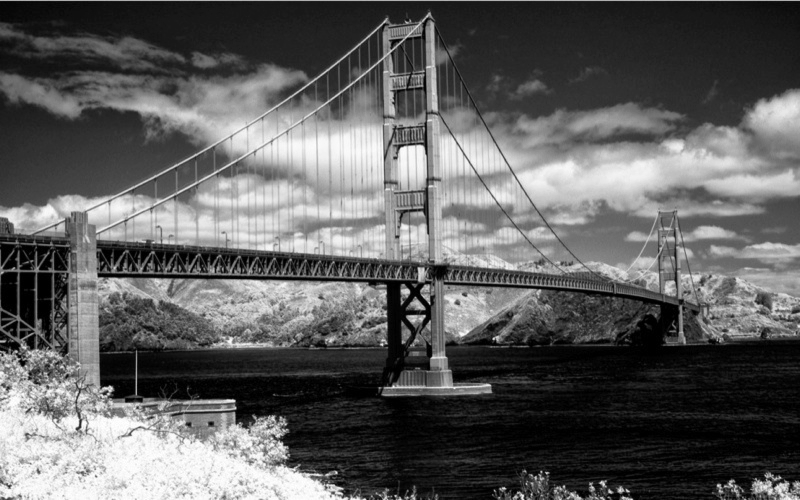
#> input picture Legacy/2D MPS Encoding/bridge.png, 1600 x 1000 px (shown at 1/2 size)
$ jupyter execute --allow-errors mps_test.ipynb
#> lines starting #> are read from the running program, lines starting #| are printed output that depends on the picture
#| Image size: (1000, 1600)
### Legacy/2D MPS Encoding/utils.py
import numpy as np
from sympy import factorint
from skimage.metrics import structural_similarity as ssim
from math import sqrt, log10
from PIL import Image
import time
#import pillow_heif

encoding_map_cache = {}

# [8 lines left out: function time_function, not called in this run]

# @time_function
def multi_kronecker_product(matrices):
    """
    Computes the Kronecker product of a list of 2D integer arrays with elementwise tuple addition.
    Arguments:
    matrices (list of np.ndarray): A list of 2D numpy arrays containing integers.
    Returns:
    np.ndarray: A 2D numpy array where each element is a tuple representing the Kronecker product
                of the input matrices with elementwise tuple addition.
    """
    # Initialize result with the first matrix, converting elements to tuples
    result = np.empty(matrices[0].shape, dtype=object)
    for i in range(result.shape[0]):
        for j in range(result.shape[1]):
            result[i, j] = (matrices[0][i, j],)

    for A in matrices[1:]:
        # Initialize the new result array with the correct shape
        new_shape = (result.shape[0] * A.shape[0], result.shape[1] * A.shape[1])
        new_result = np.empty(new_shape, dtype=object)

        # Perform the Kronecker product with elementwise tuple addition
        for i in range(result.shape[0]):
            for j in range(result.shape[1]):
                for k in range(A.shape[0]):
                    for l in range(A.shape[1]):
                        new_result[i * A.shape[0] + k, j * A.shape[1] + l] = result[i, j] + (A[k, l],)

        result = new_result

    return result

# @time_function
def get_block_encoding_map(shape):
    """
    Generates block Encoding mapping from image data shape (m,n)
    Arguments:
        shape : (tuple): A tuple of integers representing the shape of the image data.
    Returns:
        qubit_size : (list): A list of integers representing the size of the qubits
        for the physical legs of the MPS tensors
        kron : Mapping matrix containing, at each image pixel, tuples storing the physical qubit indices
    """
#> called with shape = (1000, 1600)

    if shape in encoding_map_cache:
        return encoding_map_cache[shape]

    factor_dict_row = factorint(shape[0])
    factor_dict_column = factorint(shape[1])
    # Extract prime factors and repeat them according to their exponents

    # Generate ascending list of prime factors of image rows
    prime_factors_row = []
    for prime, exponent in factor_dict_row.items():
        prime_factors_row.extend([prime] * exponent)

    # Generate ascending list of prime factors of image columns
    prime_factors_column = []
    for prime, exponent in factor_dict_column.items():
        prime_factors_column.extend([prime] * exponent)

    new_rows = []
    new_columns = []

    # Rows and columns dont have the same number of prime factors, so we need to group them
    # Here the smallest prime factos are grouped until they rows and columnds have the same
    # number of prime factors
    if len(prime_factors_row) > len(prime_factors_column):
        d = len(prime_factors_row) - len(prime_factors_column)
        new_columns = np.flip(np.sort(prime_factors_column))
        for i in np.arange(0,2*d,2):
            new_rows.append(prime_factors_row[i]*prime_factors_row[i+1])
        new_rows = np.sort(new_rows + prime_factors_row[2*d:])
    else:
        d = len(prime_factors_column) - len(prime_factors_row)
        new_rows = np.sort(prime_factors_row)
        for i in np.arange(0,2*d,2):
            new_columns.append(prime_factors_column[i]*prime_factors_column[i+1])
        new_columns = np.flip(np.sort(new_columns + prime_factors_column[2*d:]))

    # Multipy same new list of grouped prime factors for row and coulmnds together to
    # obtain the qubit size of the Block encoding
    qubit_size = new_rows* new_columns

    tensors = []
    for i in np.arange(len(qubit_size)):
        # generates Adressing tensors for Block encoding
        # tensors have flattened lenth of qubit size but are reshaped into the rows and columnds
        # prime factors of the image to fit the image size
        tensors.append(np.arange(qubit_size[i]).reshape(new_rows[i],new_columns[i]))
    kron = multi_kronecker_product(tensors)

    encoding_map_cache[shape] = (qubit_size, kron)

    return qubit_size, kron

# [108 lines left out: functions resize_image, order_tensor_legs, output_image_quality, compute_rmse, compute_psnr, compute_ssim and 1 more, not called in this run]

# TODO: should we use MPS fidelity for something in the future?
"""def plot_fidelity_compression(self, N=20):

        Plots the fidelity and compression factor against the cutoff value for a given MPS.
        Arguments:
            N: The number of points to generate in the cutoff range.
        Returns:
            None
        initial_mps = self.initial_mps.copy()
        cutoff = np.linspace(0,1,N)
        compression_ratio = []
        fidelity = np.zeros(len(cutoff))
        N_Matrix = np.prod(self.qubit_size)
        for i in np.arange(len(cutoff)):
            com_mps = self.initial_mps.copy()
            com_mps.compress(cutoff[i])
            compression_ratio.append(self.number_elements_in_MPS() / N_Matrix)
            fidelity[i] = self.initial_mps @ self.compressed_mps

        plt.figure()
        plt.xlabel('cutoff')
        plt.plot(cutoff, fidelity, label = 'fidelity')
        plt.plot(cutoff, compression_ratio, label = 'compression ratio')
        plt.legend()
        plt.grid()"""

### Legacy/2D MPS Encoding/mps.py
import numpy as np
import matplotlib.pyplot as plt
import quimb.tensor as qtn
from utils import *
from scipy.fftpack import dct, idct
import time

# [8 lines left out: function time_function, not called in this run]


class BWMPS:
    # [9 lines left out: function __init__, not called in this run]

    @classmethod
    # @time_function
    def from_matrix(cls, matrix, norm = True, mode = "Std"):
        qubit_size, encoding_map = get_block_encoding_map(matrix.shape)
#> qubit_size = [10, 10, 8, 20, 10, 10]

        #check for flags
        if norm:
            matrix = matrix / (np.linalg.norm(matrix))
        if mode == "DCT":
            matrix = dct(matrix, norm = "ortho")
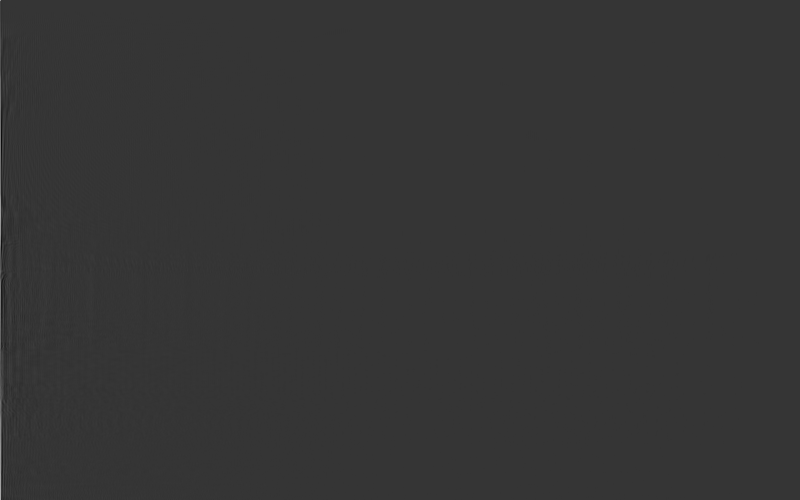
#> matrix: shape (1000, 1600) float32 (shown at 1/2 size); min -7.61, max 28.9, mean 0; drawn with min black and max white

        #initialize tensor
        contracted_tensor = np.empty(shape = tuple(qubit_size))

        #encode matrix data
        # start_nested_loop = time.time()
        for i in range(encoding_map.shape[0]):
            for j in range(encoding_map.shape[1]):
                tensor_index = encoding_map[i][j]
                contracted_tensor[tensor_index] = matrix[i][j]
        # nested_loop_time = time.time() - start_nested_loop
        # print(f"Time for nested loops: {nested_loop_time:.4f} seconds")
        #put in MPS
        # start_mps_creation = time.time()
        mps = qtn.MatrixProductState.from_dense(contracted_tensor, dims = tuple(qubit_size))
        # mps_creation_time = time.time() - start_mps_creation
        # print(f"Time to create MPS from dense tensor: {mps_creation_time:.4f} seconds")
        #return class
        return cls(mps, qubit_size, encoding_map, norm, mode)

    # @time_function
    # [75 lines left out: functions compression_ratio, matrix_to_mps, compress, number_elements_in_MPS, mps_to_matrix, not called in this run]
#%%

### Legacy/2D MPS Encoding/mps_test.ipynb
[cell 1]
import matplotlib.pyplot as plt
import matplotlib.image as mpimg
from mps import BWMPS

[cell 2]
file = 'bridge.png'
img_full = mpimg.imread(file)[:, :, 0]
print("Image size:",img_full.shape)
plt.figure(figsize=[9,6])
plt.imshow(img_full, cmap='gray')
plt.axis('off');

#> (a cell that did not finish here is left out)

#> (a cell that did not finish here is left out)

#> (a cell that did not finish here is left out)

[cell 6]
cutoff = 0.15

#> (the rest of this cell did not finish here and is left out)

#> (a cell that did not finish here is left out)
